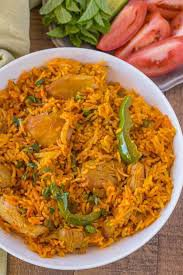
#> input picture images/biryani/0d81432b55.jpg, 183 x 275 px
$ python -i processor.py   (imports and definitions only)
#> lines starting #> are read from the running program, lines starting #| are printed output that depends on the picture
import os
import cv2
import matplotlib.pyplot as plt


class ImageProcessor:

    def process_image(self, image_path, output_folder):

#> called with image_path = 'images/biryani/0d81432b55.jpg', output_folder = 'out.png'
        try:
            # Check if image file exists
            if not os.path.exists(image_path):
                raise FileNotFoundError(f"File not found: {image_path}")

            # Read image
            image = cv2.imread(image_path)
#> image is the input picture: shape (275, 183, 3); mean B, G, R 62.6, 118, 172.5

            if image is None:
                raise ValueError("Image cannot be processed. It may be corrupted or in an unsupported format.")

            # Create output folder if it doesn't exist
            os.makedirs(output_folder, exist_ok=True)

            # Convert to grayscale
            gray = cv2.cvtColor(image, cv2.COLOR_BGR2GRAY)
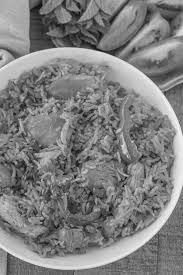
#> gray: shape (275, 183); min 5, max 254, mean 128

            # Resize image
            resized = cv2.resize(gray, (300, 300))
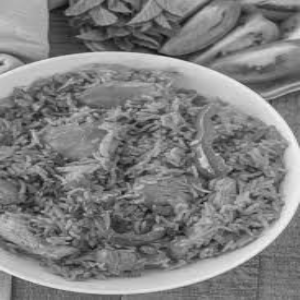
#> resized: shape (300, 300); min 12, max 250, mean 127.8

            # Edge Detection
            edges = cv2.Canny(resized, 100, 200)
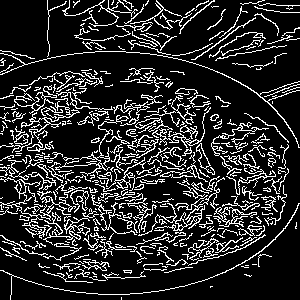
#> edges: shape (300, 300); 16.7% white in thin lines or dots

            image_name = os.path.basename(image_path)

            # Save processed image
            output_path = os.path.join(output_folder, image_name)
            cv2.imwrite(output_path, edges)

            # Generate Histogram
            histogram = cv2.calcHist([gray], [0], None, [256], [0, 256])
#> histogram = 256 values, max 566 at index 125, min 0 at index 0, mean 196.6

            histogram_name = os.path.splitext(image_name)[0] + "_histogram.png"
            histogram_path = os.path.join(output_folder, histogram_name)

            plt.figure(figsize=(6, 4))
            plt.plot(histogram)
            plt.title("Image Histogram")
            plt.xlabel("Pixel Intensity")
            plt.ylabel("Number of Pixels")
            plt.savefig(histogram_path)
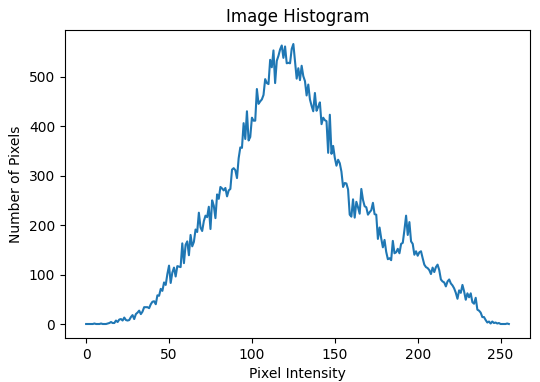
#> figure drawn by matplotlib, 1 panel; curve peaks at x = 125, y = 566
            plt.close()

            return output_path

        except FileNotFoundError as e:
            print(f"File Error: {e}")
            return None

        except ValueError as e:
            print(f"Image Error: {e}")
            return None

        except PermissionError as e:
            print(f"Permission Error: {e}")
            return None

        except Exception as e:
            print(f"Unexpected Error: {e}")
            return None

>>> result = ImageProcessor().process_image('images/biryani/0d81432b55.jpg', 'out.png')

$ run again, on images/biryani/0ea582d23a.jpg
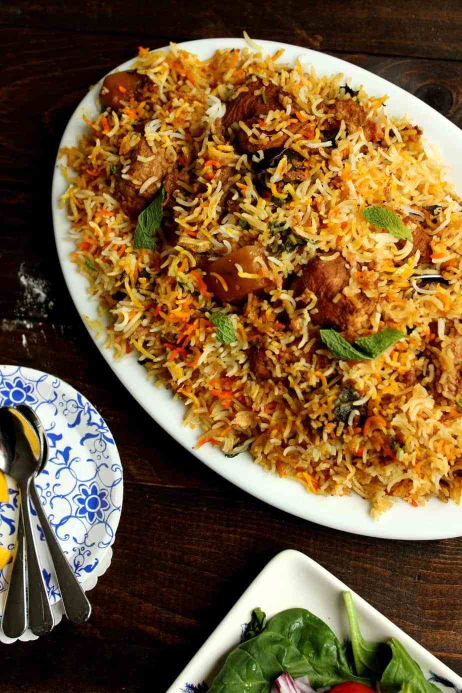
#> input picture images/biryani/0ea582d23a.jpg, 924 x 1386 px (shown at 1/2 size)
#> in process_image, image is the input picture: shape (1386, 924, 3); mean B, G, R 54.3, 89.8, 117.9
#> in process_image, `edges = cv2.Canny(resized, 100, 200)`:
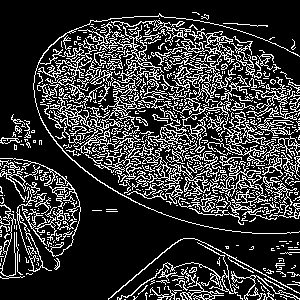
#> edges: shape (300, 300); 21.3% white in thin lines or dots
#> histogram = 256 values, max 41868 at index 0, min 71 at index 255, mean 5002.6
#> in process_image, `plt.savefig(histogram_path)`:
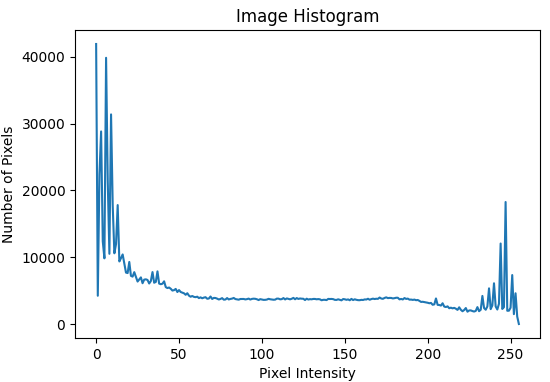
#> figure drawn by matplotlib, 1 panel; curve peaks at x = 0, y = 41868

$ run again, on images/biryani/1d60d3a825.jpg
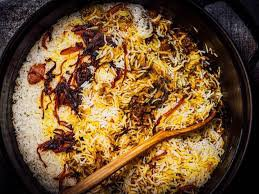
#> input picture images/biryani/1d60d3a825.jpg, 259 x 194 px
#> in process_image, image is the input picture: shape (194, 259, 3); mean B, G, R 50.8, 83.8, 114.1
#> in process_image, `edges = cv2.Canny(resized, 100, 200)`:
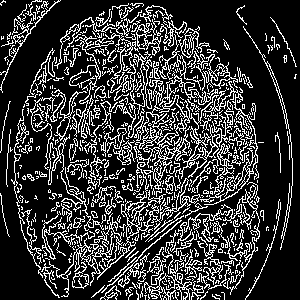
#> edges: shape (300, 300); 21.9% white in thin lines or dots
#> histogram = 256 values, max 1976 at index 1, min 0 at index 245, mean 196.3
#> in process_image, `plt.savefig(histogram_path)`:
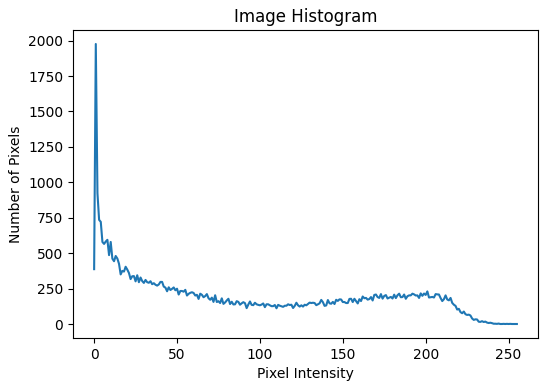
#> figure drawn by matplotlib, 1 panel; curve peaks at x = 1, y = 1976

$ run again, on images/biryani/2aac25f425.jpg
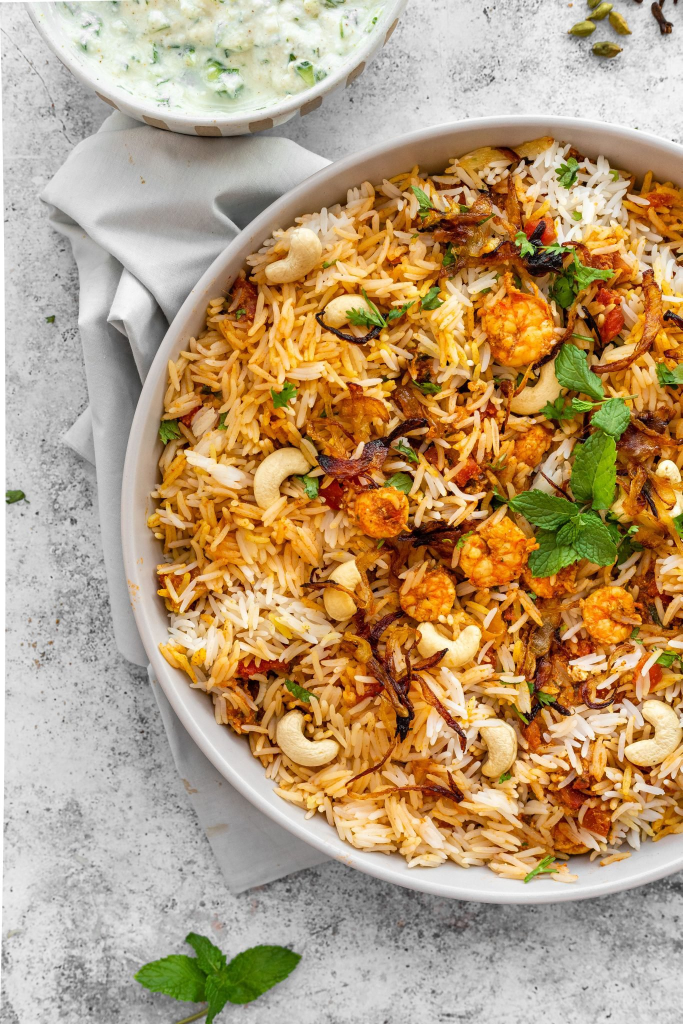
#> input picture images/biryani/2aac25f425.jpg, 1365 x 2048 px (shown at 1/2 size)
#> in process_image, image is the input picture: shape (2048, 1365, 3); mean B, G, R 122.1, 157.6, 183.8
#> in process_image, `edges = cv2.Canny(resized, 100, 200)`:
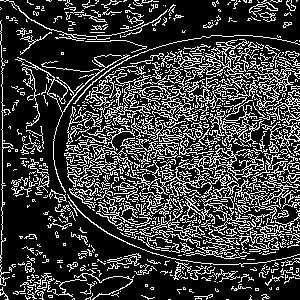
#> edges: shape (300, 300); 23.8% white in thin lines or dots
#> histogram = 256 values, max 26695 at index 200, min 16 at index 0, mean 10920
#> in process_image, `plt.savefig(histogram_path)`:
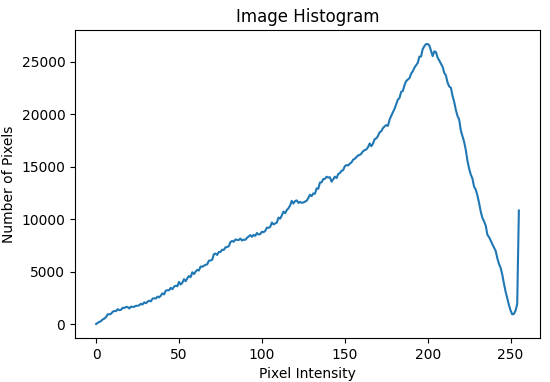
#> figure drawn by matplotlib, 1 panel; curve peaks at x = 200, y = 26695
